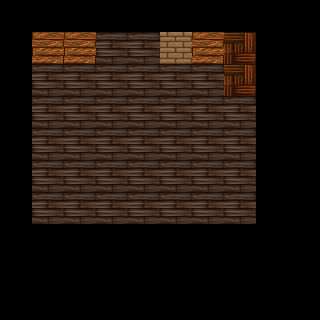

Tiled map render using the project's own tile images. Description and the whole map definition, tile-layer contents included, below:
An orthogonal 10x10 tile map with 32x32 px tiles, 1 tile layer (Capa de patrones 1), 2 tilesets.

<map version="1.2" tiledversion="1.3.1" orientation="orthogonal" renderorder="right-down" compressionlevel="-1" width="10" height="10" tilewidth="32" tileheight="32" infinite="0" nextlayerid="2" nextobjectid="1">
 <tileset firstgid="1" source="tsx/Sala01.tsx" />
 <tileset firstgid="457" source="tsx/Piso03.tsx" />
 <layer id="1" name="Capa de patrones 1" width="10" height="10">
  <data encoding="csv">
457,457,457,457,457,457,457,457,457,0,
457,400,400,404,404,425,400,406,457,0,
457,404,404,404,404,404,404,406,457,0,
457,404,404,404,404,404,404,404,457,0,
457,404,404,404,404,404,404,404,457,0,
457,404,404,404,404,404,404,404,457,0,
457,404,404,404,404,404,404,404,457,0,
457,457,457,457,457,457,457,457,457,0,
0,0,0,0,0,0,0,0,0,0,
0,0,0,0,0,0,0,0,0,0
</data>
 </layer>
</map>
